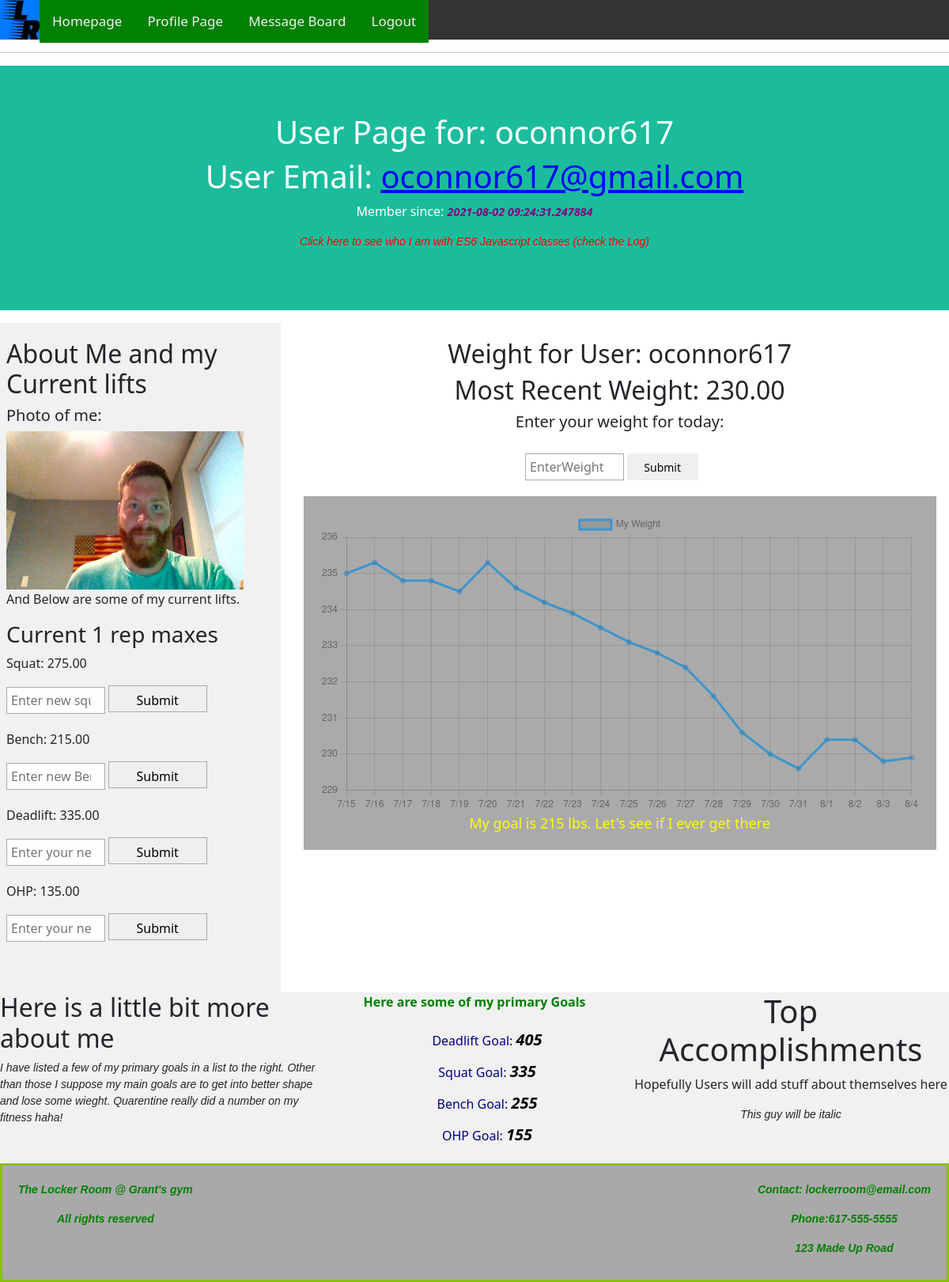
Page /user/oconnor617 (signed in) on the earlier database version.
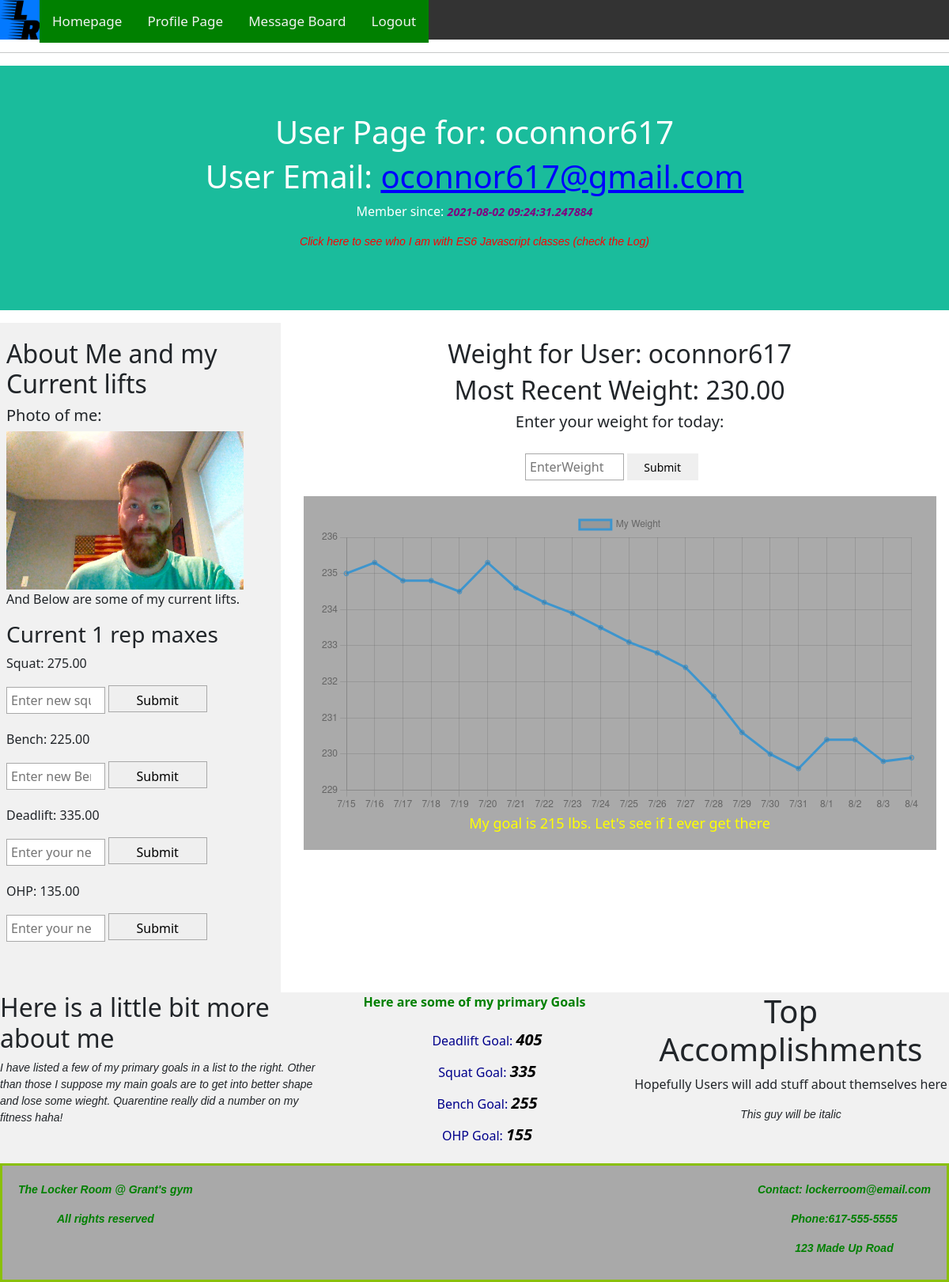
Same page on the later database version.
### application/models.py (models this page shows, shortened)
class User(UserMixin, db.Model):
    id = db.Column(db.Integer, primary_key=True)
    username = db.Column(db.String(64), index=True, unique=True)
    email = db.Column(db.String(120), index=True, unique=True)
    password_hash = db.Column(db.String(128))
    confirmed = db.Column(db.Boolean, nullable=True, default=False)
    confirmed_on = db.Column(db.DateTime, nullable=True)
    registered_on = db.Column(db.DateTime, nullable=True)
    dl1rm = db.Column(db.Numeric(10, 2), default=185)
    bench1rm = db.Column(db.Numeric(10, 2), default=135)
    squat1rm = db.Column(db.Numeric(10, 2), default=155)
    press1rm = db.Column(db.Numeric(10, 2), default=95)
    weight = db.Column(db.Numeric(10, 2), default=150)
    posts = db.relationship('Post', backref='author', lazy='dynamic')

### application/main/routes.py (the view)
@bp.route('/user/<username>')  # each user page will have a unique URL
@login_required  # You must be logged in as that user to access that specific user page URL
def user(username):
    user = User.query.filter_by(username=username).first_or_404()  # search the db for the UN passed in
    return render_template('user.html', user=user)

### application/models.py (called while the page is built)
@login.user_loader
def load_user(id): # used by Flask-Login to load a user based on their session ID
    return User.query.get(int(id)) # Flask-Login uses String but db uses ints so convert

### application/templates/user.html (shortened to what the changed rows need)
<!doctype html>
<html lang="en">
{% extends "base.html" %}
{% block content %}
  <head>
  </head>
    <div class="header">
      <h1 id="myUN">User Page for: <span id="UN">{{ user.username }}</span></h1>
      <h1>User Email: <span id="Email"><u>{{ current_user.email }}</u></span></h1>
      <p>Member since: <b>{{ user.registered_on }}</b></p>
    </div>
    <div class="row">
      <div class="info">
        <h2>About Me and my Current lifts</h2>
        <p>Squat: <span id="squat">{{ current_user.squat1rm }}</span></p>
        <p>Bench: <span id="bench">{{ current_user.bench1rm }}</span></p>
        <p>Deadlift: <span id="deadlift">{{ current_user.dl1rm }}</span></p>
        <p>OHP: <span id="ohp">{{ current_user.press1rm }}</span></p>
        <br>
      </div>
      <div class="weight">
        <h2 id="username">Weight for User: {{ current_user.username }}</h2>
        <h2 id="user-weight">Most Recent Weight: <span id="Weight">{{ current_user.weight }}</span></h2>
        <h5>Enter your weight for today: </h5>
        <form id="weightEntry" method="post" action="{{ url_for('main.update_weight', username=current_user.username) }}" style="text-align:center;">
          <input type="number" name="enter-weight" id="enter-weight" min="1" max="350" placeholder="EnterWeight">
          <input id="btn" type="submit" value="Submit">
        </form>
        <div class="chart">
          <canvas id="myChart"></canvas>
          <span>My goal is 215 lbs. Let's see if I ever get there</span>
        </div>
        <br>
      </div>
    </div>
    <div id="goals">
         <div class="left">
            <h2>Here is a little bit more about me</h2>
        </div>
        <div class="right">
          <h1 style="text-align: center;">Top Accomplishments</h1>
        </div>
    </div>
{% endblock %}

Differences in the rows shown:
changed User "oconnor617": bench1rm "215.00" → "225.00"
